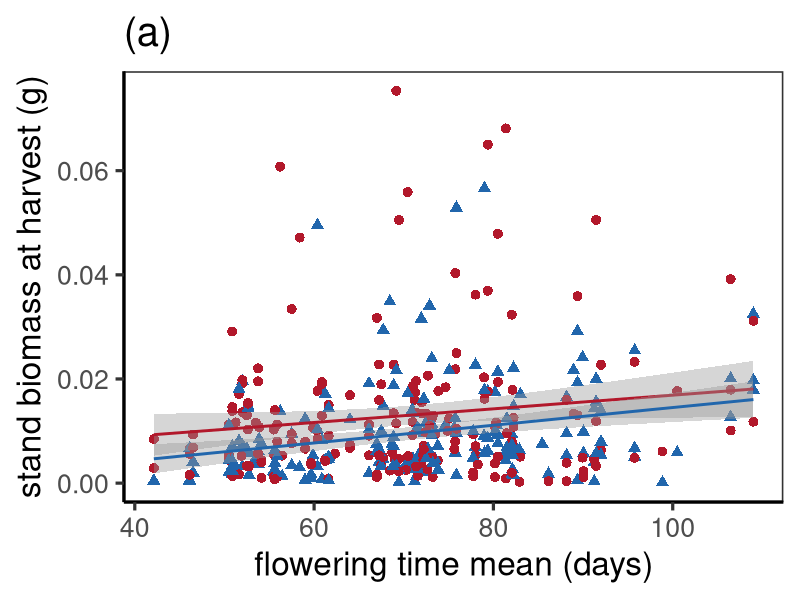
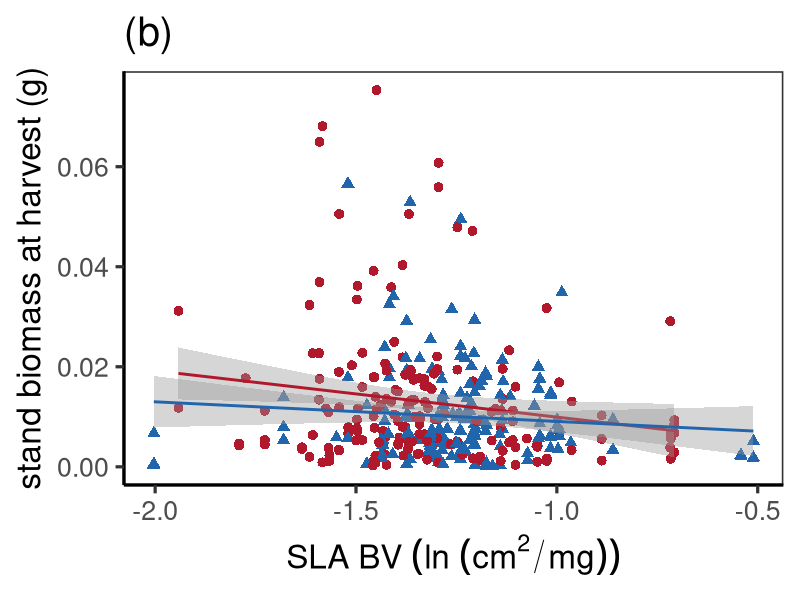

The R script that drew these images, in order: (Note: this script raises an error after producing the figures.)
#AtCG biomass (and canopy figures)
#10/24/2018

library(ggplot2)
library(plyr)

#data
# fieldData <- read.csv("FieldDataWithDiversityInfo.csv")
# lineData <- read.csv("chosenLines.csv")
modeldata <- read.delim("modeldata_20190828.txt", na.strings=c(""," ","NA")) #see construction in REML_biomass.R. Made from:
modeldata_m<-modeldata[!is.na(modeldata$FH_Wt),]
summary(modeldata_m)
modeldata_m$perPlantFH_Wt <- modeldata_m$FH_Wt/modeldata_m$MaxPlantNum


names(modeldata_m)[5] <- "Treatment"
modeldata_m$Treatment <- revalue(modeldata_m$Treatment, c("C"="High Resource", "S"="Low Resource"))

#colors
library(RColorBrewer)
jesse <- brewer.pal(9, 'RdBu')[c(1,9)] #this will give low then high colors
# # The palette with grey:
# cbPalette <- c("#999999", "#E69F00", "#56B4E9", "#009E73", "#F0E442", "#0072B2", "#D55E00", "#CC79A7")
# # The palette with black:
# cbbPalette <- c("#000000", "#E69F00", "#56B4E9", "#009E73", "#F0E442", "#0072B2", "#D55E00", "#CC79A7")

# # tmod <- lm(perPlantFH_Wt  ~ trt + trt:divLevel, data = modeldata_m[modeldata_m$MaxPlantNum > 10,] )
# tmp <- c() #divLevel
# tmp3 <- c()#mean_SLAbv
# tmp4 <- c()#FT1001_mean
# 


#####biomass - scatterplots####
# pbiomass_div <- ggplot(modeldata_m,aes(divLevel,perPlantFH_Wt, color=trt))+ #geom_point() + #facet_grid(. ~ Trt)
#   geom_smooth(method=glm, se=TRUE)+ #ylim(0,1)+
#   geom_jitter(aes(shape=trt, color=trt), size=3) +
#   #   coord_cartesian(ylim = c(0, 1.02)) +
#   xlab("plot diversity level")+ylab("per plant biomass at harvest")+ 
#   #   annotate(geom="text", x=-4, y=3.5, label="(a)",fontface="bold", size=5)+
#   theme_bw() +
#   theme(legend.position=c(.9,.9))
#   # ggtitle("(f)")+theme(plot.title = element_text(lineheight=2, face="bold",hjust = 0))
# pbiomass_div

# pPerPlantMass_div <- ggplot(modeldata_m,aes(divLevel,perPlantFH_Wt, color=trt))+geom_point(aes(shape=trt, color=trt), size=3) + #facet_grid(. ~ Trt)
#   geom_smooth(method=glm, se=TRUE)+ #ylim(0,1)+
#   #   coord_cartesian(ylim = c(0, 1.02)) +
#   xlab("plot diversity")+ylab("per plant biomass at harvest")+ 
#   #   annotate(geom="text", x=-4, y=3.5, label="(a)",fontface="bold", size=5)+
#   theme_bw() +
#   theme(legend.position=c(.9,.9))
# # ggtitle("(f)")+theme(plot.title = element_text(lineheight=2, face="bold",hjust = 0))
# pPerPlantMass_div

# pbiomass_kin <- ggplot(biomass,aes(meanKin,FH_Wt, color=trt))+geom_point(aes(shape=trt, color=trt), size=3) + #facet_grid(. ~ Trt)
#   geom_smooth(method=glm, se=TRUE)+ #ylim(0,1)+
#   #   coord_cartesian(ylim = c(0, 1.02)) +
#   xlab("plot mean kinship")+ylab("plot biomass at harvest")+ 
#   #   annotate(geom="text", x=-4, y=3.5, label="(a)",fontface="bold", size=5)+
#   theme_bw() +
#   theme(legend.position="none")
# # ggtitle("(f)")+theme(plot.title = element_text(lineheight=2, face="bold",hjust = 0))
# pbiomass_kin
# 
pbiomass_ft <- ggplot(modeldata_m[modeldata_m$MaxPlantNum > 10,],aes(FT1001_mean,perPlantFH_Wt, color=Treatment))+ 
  geom_point(aes(shape=Treatment, color=Treatment), size=3) + #facet_grid(. ~ Trt)
  geom_smooth(method=glm, se=TRUE)+ #ylim(0,1)+
  scale_colour_manual(values=jesse)+
  # geom_jitter(aes(shape=trt, color=trt), size=3) +
  #   coord_cartesian(ylim = c(0, 1.02)) +
  labs(title = "(a)", x = "flowering time mean (days)", y = "stand biomass at harvest (g)")+
  #   annotate(geom="text", x=-4, y=3.5, label="(a)",fontface="bold", size=5)+
  theme_bw(base_size = 24) +
  theme(legend.position="none") +  #c(.85,.85)
  theme(panel.grid.major = element_blank(),
        panel.grid.minor = element_blank(), axis.line = element_line(colour = "black"), 
        strip.background = element_blank())
pbiomass_ft

pbiomass_SLA <- ggplot(modeldata_m[modeldata_m$MaxPlantNum > 10,],aes(mean_SLAbv,perPlantFH_Wt, color=Treatment))+ 
  geom_point(aes(shape=Treatment, color=Treatment), size=3) + #facet_grid(. ~ Trt)
  geom_smooth(method=glm, se=TRUE)+ #ylim(0,1)+
  scale_colour_manual(values=jesse)+
  # geom_jitter(aes(shape=trt, color=trt), size=3) +
  #   coord_cartesian(ylim = c(0, 1.02)) +
  labs(title ="(b)", x = bquote('') , y = "stand biomass at harvest (g)")+
  xlab(expression(SLA~BV~(ln~(cm^{"2"}/mg)))) + 
  #   annotate(geom="text", x=-4, y=3.5, label="(a)",fontface="bold", size=5)+
  theme_bw(base_size = 24) +
  theme(legend.position="none") +   #c(.85,.85)
  theme(panel.grid.major = element_blank(),
        panel.grid.minor = element_blank(), axis.line = element_line(colour = "black"), 
        strip.background = element_blank())
pbiomass_SLA


####canopy####
pcanopy_div <- ggplot(modeldata_c,aes(divLevel,CanopyArea, color=trt))+geom_point(aes(shape=trt, color=trt), size=3) + #facet_grid(. ~ Trt)
  geom_smooth(method=glm, se=TRUE)+ #ylim(0,1)+
  #   coord_cartesian(ylim = c(0, 1.02)) +
  xlab("plot diversity")+ylab("plot canopy area")+ 
  #   annotate(geom="text", x=-4, y=3.5, label="(a)",fontface="bold", size=5)+
  theme_bw() +
  theme(legend.position="none")
# ggtitle("(f)")+theme(plot.title = element_text(lineheight=2, face="bold",hjust = 0))
pcanopy_div

pPerPlantcanopy_div <- ggplot(modeldata_c,aes(divLevel,perPlantCanopy, color=trt))+geom_point(aes(shape=trt, color=trt), size=3) + #facet_grid(. ~ Trt)
  geom_smooth(method=glm, se=TRUE)+ #ylim(0,1)+
  #   coord_cartesian(ylim = c(0, 1.02)) +
  xlab("plot diversity")+ylab("per plant canopy area")+ 
  #   annotate(geom="text", x=-4, y=3.5, label="(a)",fontface="bold", size=5)+
  theme_bw() +
  theme(legend.position="none")
# ggtitle("(f)")+theme(plot.title = element_text(lineheight=2, face="bold",hjust = 0))
pPerPlantcanopy_div

# pcanopy_kin <- ggplot(canopy,aes(meanKin,CanopyArea, color=trt))+geom_point(aes(shape=trt, color=trt), size=3) + #facet_grid(. ~ Trt)
#   geom_smooth(method=glm, se=TRUE)+ #ylim(0,1)+
#   #   coord_cartesian(ylim = c(0, 1.02)) +
#   xlab("plot mean kinship")+ylab("plot canopy area")+ 
#   #   annotate(geom="text", x=-4, y=3.5, label="(a)",fontface="bold", size=5)+
#   theme_bw() +
# theme(legend.position="none")
# # ggtitle("(f)")+theme(plot.title = element_text(lineheight=2, face="bold",hjust = 0))
# pcanopy_kin
# 
# pcanopy_ft <- ggplot(canopy,aes(FT1001_mean,CanopyArea, color=trt))+geom_point(aes(shape=trt, color=trt), size=3) + #facet_grid(. ~ Trt)
#   geom_smooth(method=glm, se=TRUE)+ #ylim(0,1)+
#   #   coord_cartesian(ylim = c(0, 1.02)) +
#   xlab("FT1001_mean")+ylab("plot canopy area")+ 
#   #   annotate(geom="text", x=-4, y=3.5, label="(a)",fontface="bold", size=5)+
#   theme_bw() +
#   theme(legend.position=c(.9,.9))
# pcanopy_ft

####avg by div level####
# #for plots of div level means
# biomass_mean <- ddply(biomass, .(divLevel, trt), summarize, 
#                divBiomass=mean(FH_Wt,na.rm = TRUE))
# 
# pbiomass.2 <- ggplot(biomass_mean,aes(divLevel,divBiomass,color=trt))+geom_point(aes(shape=trt, color=trt), size=3) + #facet_grid(. ~ Trt)
#   geom_smooth(method=glm, se=TRUE)+ #ylim(0,1)+
#   #   coord_cartesian(ylim = c(0, 1.02)) +
#   xlab("plot diversity")+ylab("biomass")+ 
#   #   annotate(geom="text", x=-4, y=3.5, label="(a)",fontface="bold", size=5)+
#   theme_bw() 
#   # theme(legend.position="none")
#   # ggtitle("(f)")+theme(plot.title = element_text(lineheight=2, face="bold",hjust = 0))
# pbiomass.2
# 
# pbiomass.3 <- ggplot(biomass_mean,aes(trt,divBiomass,color=divLevel, group=divLevel))+
#   # geom_errorbar(aes(ymin=lCL, ymax=uCL),color="black", width=.1, position=position_dodge(0.1))+
#   geom_line()+geom_point(size=3) + #facet_grid(. ~ Trt)
#   # geom_smooth(method=glm, se=TRUE)+ #ylim(0,1)+
#   #   coord_cartesian(ylim = c(0, 1.02)) +
#   xlab("treatment")+ylab("biomass")+ 
#   #   annotate(geom="text", x=-4, y=3.5, label="(a)",fontface="bold", size=5)+
#   theme_bw() 
# # theme(legend.position="none")
# # ggtitle("(f)")+theme(plot.title = element_text(lineheight=2, face="bold",hjust = 0))
# pbiomass.3
# 
# #predicted and kin
# pbiomass_kin_pred <- ggplot(biomass,aes(meanKin,FH_Wt, color=trt))+geom_point(aes(shape=plotType, color=trt), size=3) + #facet_grid(. ~ Trt)
#   geom_smooth(method=glm, se=TRUE)+ #ylim(0,1)+
#   #   coord_cartesian(ylim = c(0, 1.02)) +
#   xlab("plot mean kinship")+ylab("plot biomass at harvest")+ 
#   #   annotate(geom="text", x=-4, y=3.5, label="(a)",fontface="bold", size=5)+
#   theme_bw() 
#   # theme(legend.position="none")
# # ggtitle("(f)")+theme(plot.title = element_text(lineheight=2, face="bold",hjust = 0))
# pbiomass_kin_pred



####biomass - prediction plots####

modeldata_p <- merge.data.frame(modeldata, predtype[,c(1,8)], by="PotID")
# modeldata_p<-modeldata_p[!is.na(modeldata$FH_Wt),]
# modeldata_p$perPlantFH_Wt <- modeldata_p$FH_Wt/modeldata_p$MaxPlantNum
modeldata_p <- modeldata_p[modeldata_p$plotType %!in% "mono",]
levels(modeldata_p$typePlot)<-c(levels(modeldata_p$typePlot),"div")  #Add the extra level to your factor
modeldata_p$typePlot[is.na(modeldata_p$typePlot)] <- "div"           #Change NA to "div"
modeldata_p$perPlantFH_Wt <- modeldata_p$FH_Wt/modeldata_p$MaxPlantNum
summary(modeldata_p)

library(plyr)

names(modeldata_p)[5] <- "Treatment"
# modeldata_p$Treatment <- revalue(modeldata_p$Treatment, c("C" = "High", "S" = "Low"))
modeldata_p$Treatment <- revalue(modeldata_p$Treatment, c("High" = "High Resource", "Low" = "Low Resource"))



pbiomass_pred <- ggplot(modeldata_p[modeldata_p$MaxPlantNum > 10,],aes(typePlot, perPlantFH_Wt))+
  stat_boxplot(geom = 'errorbar', width = 0.2)+ #, linetype="dotted"
  geom_boxplot()+
  facet_grid(. ~ Treatment) +
  # geom_point(aes(shape=typePlot, color=typePlot), size=3) 
  # geom_jitter(aes(shape=typePlot, color=typePlot), size=3) +
  # geom_smooth(method=glm, se=TRUE)+ #ylim(0,1)+
  #   coord_cartesian(ylim = c(0, 1.02)) +
  labs(title = "(a)", x = "Prediction type", y = "stand biomass at harvest")+   #title ="Prediction stands" , 
  #   annotate(geom="text", x=-4, y=3.5, label="(a)",fontface="bold", size=5)+
  theme_bw(base_size = 16) +
  theme(axis.text.x=element_text(angle=90,hjust=1)) +
  theme(panel.grid.major = element_blank(),
        panel.grid.minor = element_blank(), axis.line = element_line(colour = "black"), 
        strip.background = element_blank())  #panel.border = element_blank(),
# theme(legend.position=c(.9,.8))
# ggtitle("(f)")+theme(plot.title = element_text(lineheight=2, face="bold",hjust = 0))
pbiomass_pred


png("AtCG_biomass_pred.png",width=665, height = 400, pointsize = 12)
# svg("KTurnerFig3.svg", width=6.65, height=9, pointsize = 12)
# multiplot(pbiomass_div, pbiomass_kin,pbiomass_ft, cols=3)
pbiomass_pred
dev.off()


# ####make multi figs####

# pdf("AtCG_biomass_fec.pdf", useDingbats=FALSE,width=12.65, height=5, pointsize = 4)
png("AtCG_biomass_fec.png",width=1265, height = 500, pointsize = 40)
# svg("KTurnerFig3.svg", width=6.65, height=9, pointsize = 12)
multiplot(pbiomass_ft, pbiomass_SLA,pseedEst_div, cols=3) 
dev.off()

# pdf("AtCG_Pred_biomass_fec.pdf", useDingbats=FALSE,width=18.65, height=6, pointsize = 12)
png("AtCG_Pred_biomass_fec.png",width=865, height = 1000, pointsize = 40)
# svg("KTurnerFig3.svg", width=6.65, height=9, pointsize = 12)
multiplot(pbiomass_pred, pseedEst_pred, cols=1) 
dev.off()


# pdf("AtCG_canopy.pdf", useDingbats=FALSE,width=6.65, height=9, pointsize = 12)
png("AtCG_canopy.png",width=665, height = 400, pointsize = 12)
# svg("KTurnerFig3.svg", width=6.65, height=9, pointsize = 12)
multiplot(pcanopy_div, pcanopy_kin,pcanopy_ft, cols=3) 
dev.off()

# pdf("AtCG_biomass_mean.pdf", useDingbats=FALSE,width=6.65, height=9, pointsize = 12)
png("AtCG_biomass_mean.png",width=665, height = 300, pointsize = 12)
# svg("KTurnerFig3.svg", width=6.65, height=9, pointsize = 12)
multiplot(pbiomass.2, pbiomass.3, pbiomass_kin_pred, cols=3) 
dev.off()


####multiplot func####
multiplot <- function(..., plotlist=NULL, file, cols=1, layout=NULL) {
  require(grid)
  
  # Make a list from the ... arguments and plotlist
  plots <- c(list(...), plotlist)
  
  numPlots = length(plots)
  
  # If layout is NULL, then use 'cols' to determine layout
  if (is.null(layout)) {
    # Make the panel
    # ncol: Number of columns of plots
    # nrow: Number of rows needed, calculated from # of cols
    layout <- matrix(seq(1, cols * ceiling(numPlots/cols)),
                     ncol = cols, nrow = ceiling(numPlots/cols))
  }
  
  if (numPlots==1) {
    print(plots[[1]])
    
  } else {
    # Set up the page
    grid.newpage()
    pushViewport(viewport(layout = grid.layout(nrow(layout), ncol(layout))))
    
    # Make each plot, in the correct location
    for (i in 1:numPlots) {
      # Get the i,j matrix positions of the regions that contain this subplot
      matchidx <- as.data.frame(which(layout == i, arr.ind = TRUE))
      
      print(plots[[i]], vp = viewport(layout.pos.row = matchidx$row,
                                      layout.pos.col = matchidx$col))
    }
  }
}